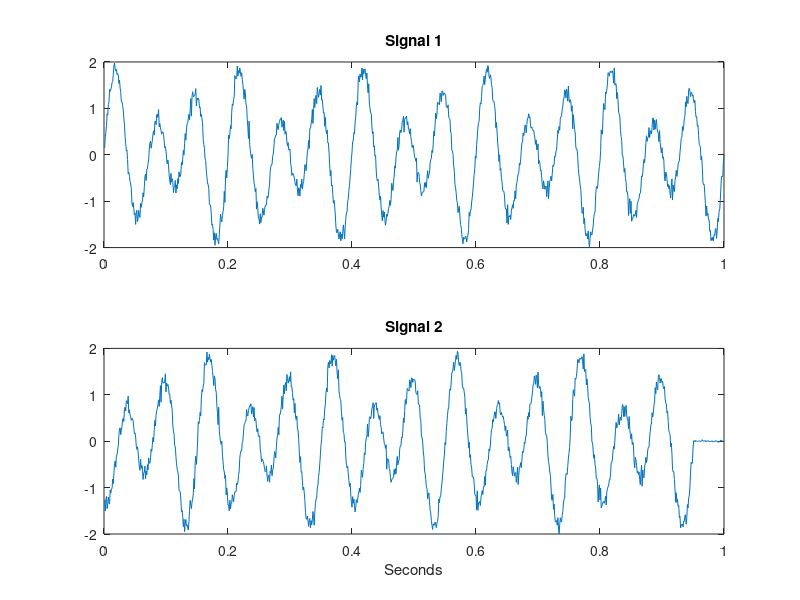

Write MATLAB code to recreate this figure. (Note: this script raises an error after producing the figure.)

% Demo for Granger causality in the spectral domain
%
% See Brovelli et al. (2004) PNAS 101(26), 9849-9854
% and Geweke (1982) JASA 77 (378), 304-313.

close all
noise_dev1=0.1;
noise_dev2=0.01;

secs=1;
ns=1000;
t=[1/ns:1/ns:secs]';
N=length(t);

d=2;
% f1=10+0.01*[1:N]';
f1=10;
y=0.5*sin(2*pi*f1.*t)+sin(2*pi*15*t);
y=y/std(y); % Rescale to unit variance

delay=50; % ms delay
delay_in_samples=ns*delay/1000;

y1=y+noise_dev1*randn(N,1);
y2=[y1(delay_in_samples:end);zeros(delay_in_samples-1,1)];
y2=y2+noise_dev2*randn(N,1);
y=[y1,y2];

disp(sprintf('Signal 2 leads signal 1 by %1.2f ms',delay));

h=figure;
set(h,'name','Data');
subplot(2,1,1);
plot(t,y1);
title('Signal 1');
subplot(2,1,2);
plot(t,y2);
title('Signal 2');
xlabel('Seconds');

p=10; % order of MAR model
freqs=[0.5:0.5:32];
mar = spm_mar(y,p);
mar = spm_mar_spectra (mar,freqs,ns);

h=figure;
set(h,'name','Granger Causality');
for k=1:d,
    for j=1:d,
        if ~(k==j)
            index=(k-1)*d+j;
            subplot(d,d,index);
            plot(mar.f,mar.gew(:,k,j));
            title(sprintf('From %d to %d',k,j));
        end
    end
end

h=figure;
set(h,'name','Proportion of Variance Explained');
for k=1:d,
    for j=1:d,
        if ~(k==j)
            index=(k-1)*d+j;
            subplot(d,d,index);
            plot(mar.f,mar.pve(:,k,j));
            title(sprintf('From %d to %d',k,j));
        end
    end
end